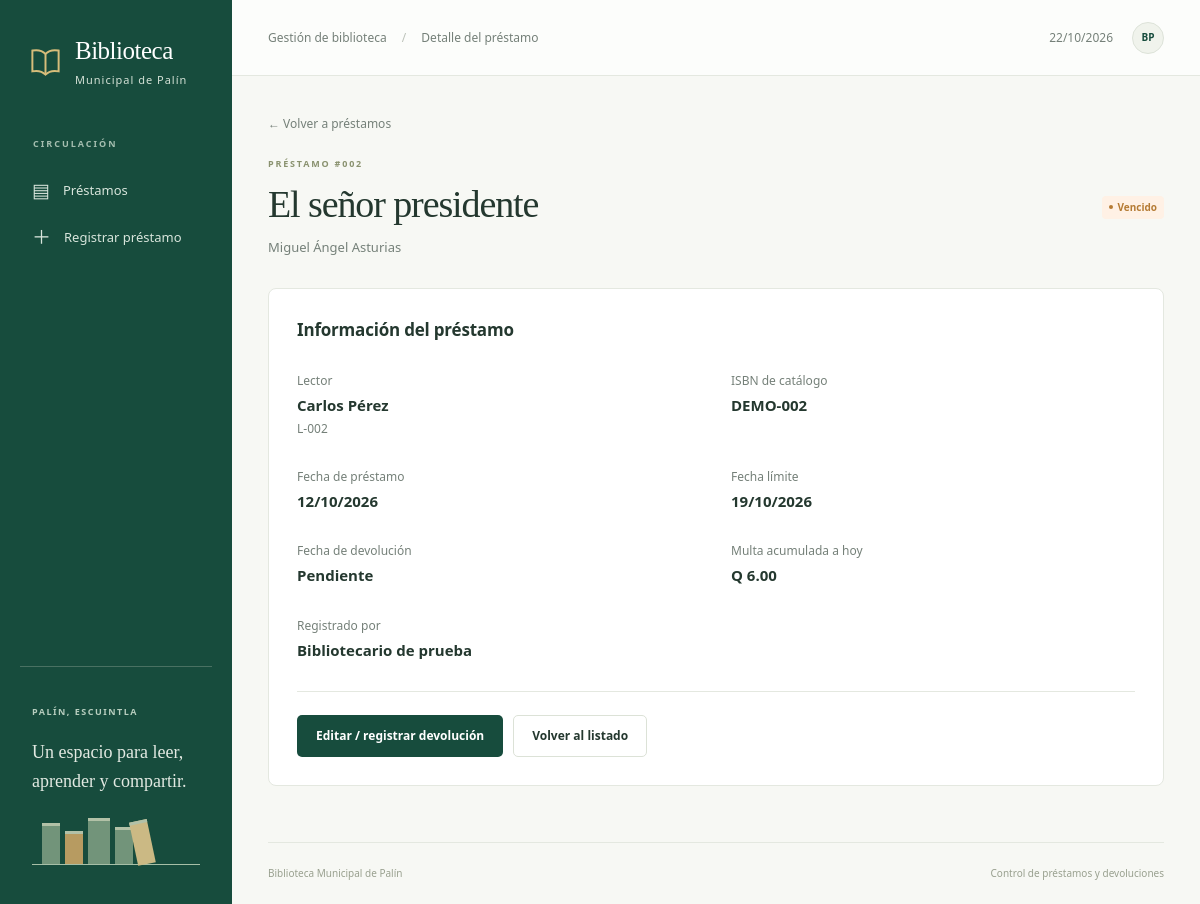
Page /index.php?c=prestamos&a=ver&id=2 on the committed database.
### tables this page shows
CREATE TABLE prestamos (
    id INT UNSIGNED AUTO_INCREMENT PRIMARY KEY,
    libro_id INT UNSIGNED NOT NULL,
    lector_id INT UNSIGNED NOT NULL,
    usuario_id INT UNSIGNED NOT NULL,
    fecha_prestamo DATE NOT NULL,
    fecha_limite DATE NOT NULL,
    fecha_devolucion DATE NULL,
    multa DECIMAL(10,2) NOT NULL DEFAULT 0.00,
    CONSTRAINT fk_prestamo_libro FOREIGN KEY (libro_id) REFERENCES libros(id) ON DELETE RESTRICT,
    CONSTRAINT fk_prestamo_lector FOREIGN KEY (lector_id) REFERENCES lectores(id) ON DELETE RESTRICT,
    CONSTRAINT fk_prestamo_usuario FOREIGN KEY (usuario_id) REFERENCES usuarios(id) ON DELETE RESTRICT,
    CONSTRAINT chk_plazo CHECK (fecha_limite = DATE_ADD(fecha_prestamo, INTERVAL 7 DAY)),
    CONSTRAINT chk_devolucion CHECK (fecha_devolucion IS NULL OR fecha_devolucion >= fecha_prestamo),
    CONSTRAINT chk_multa CHECK (multa >= 0),
    INDEX idx_libro_activo (libro_id,fecha_devolucion),
    INDEX idx_lector_activo (lector_id,fecha_devolucion,fecha_limite)
);

CREATE TABLE libros (
    id INT UNSIGNED AUTO_INCREMENT PRIMARY KEY,
    isbn VARCHAR(20) NOT NULL UNIQUE,
    titulo VARCHAR(150) NOT NULL,
    autor VARCHAR(150) NOT NULL,
    categoria VARCHAR(80) NOT NULL,
    anio SMALLINT UNSIGNED NOT NULL,
    ejemplares_totales INT NOT NULL,
    CONSTRAINT chk_ejemplares CHECK (ejemplares_totales >= 0),
    CONSTRAINT chk_anio CHECK (anio BETWEEN 1 AND 9999)
);

CREATE TABLE lectores (
    id INT UNSIGNED AUTO_INCREMENT PRIMARY KEY,
    carne VARCHAR(20) NOT NULL UNIQUE,
    nombre VARCHAR(120) NOT NULL,
    telefono VARCHAR(20) NULL,
    tipo ENUM('estudiante','vecino') NOT NULL,
    estado ENUM('activo','inactivo') NOT NULL DEFAULT 'activo'
);

CREATE TABLE usuarios (
    id INT UNSIGNED AUTO_INCREMENT PRIMARY KEY,
    usuario VARCHAR(50) NOT NULL UNIQUE,
    password_hash VARCHAR(255) NOT NULL,
    nombre VARCHAR(120) NOT NULL,
    rol ENUM('bibliotecario','auxiliar') NOT NULL,
    activo BOOLEAN NOT NULL DEFAULT TRUE,
    CONSTRAINT chk_usuario_activo CHECK (activo IN (0,1))
);

### config/bootstrap.php (called while the page is built, shortened)
<?php
function e(mixed $value): string
{
    return htmlspecialchars((string) $value, ENT_QUOTES | ENT_SUBSTITUTE, 'UTF-8');
}
function url(string $action = 'index', array $params = []): string
{
    return 'index.php?' . http_build_query(['c' => 'prestamos', 'a' => $action] + $params);
}
function render(string $view, array $viewData = []): void
{
    extract($viewData, EXTR_SKIP);
    require APP_ROOT . '/views/layout/header.php';
    require APP_ROOT . '/views/' . $view . '.php';
    require APP_ROOT . '/views/layout/footer.php';
}
function fecha(?string $date): string
{
    return $date ? (new DateTimeImmutable($date))->format('d/m/Y') : 'Pendiente';
}
function estado(array $prestamo): string
{
    return $prestamo['fecha_limite'] < date('Y-m-d') ? 'vencido' : 'activo';
}
function estado_texto(string $status): string
{
    return ['activo' => 'En curso', 'vencido' => 'Vencido', 'devuelto' => 'Devuelto'][$status];
}
function multa_visible(array $prestamo): float
{
    return $prestamo['fecha_devolucion'] !== null ? (float) $prestamo['multa']
        : Prestamo::calcularMulta($prestamo['fecha_limite'], date('Y-m-d'));
}

### index.php (called while the page is built, shortened)
<?php
require __DIR__.'/config/bootstrap.php';
$action=$_GET['a'] ?? 'index'; $controller=$_GET['c'] ?? 'prestamos';
try {
    $db=Conexion::conectar();
    $handler=new PrestamoController(new Prestamo($db),new Catalogo($db));
    $handler->$action();
} catch (Throwable $e) {
    error_log((string)$e); http_response_code(500);
    render('error',['title'=>'No pudimos completar la operación',
        'message'=>'Inténtalo de nuevo. Si el problema continúa, comprueba que el servidor de base de datos esté iniciado y que la instalación esté completa.']);
}

### models/Prestamo.php (called while the page is built, shortened)
<?php
final class Prestamo
{
    public function encontrar(int $id): ?array
    {
        $q = $this->db->prepare('SELECT p.*,l.titulo,l.autor,l.isbn,r.nombre AS lector,
            r.carne,u.nombre AS operador FROM prestamos p
            JOIN libros l ON l.id=p.libro_id JOIN lectores r ON r.id=p.lector_id
            JOIN usuarios u ON u.id=p.usuario_id WHERE p.id=?');
        $q->execute([$id]); return $q->fetch() ?: null;
    }
    public static function calcularMulta(string $limite, string $devolucion): float
    {
        $dias = (int) (new DateTimeImmutable($limite))->diff(new DateTimeImmutable($devolucion))->format('%r%a');
        return max(0, $dias) * 2.0;
    }
}

### views/prestamos/ver.php (the view)
<?php $status=estado($prestamo); ?>
<a class="back-link" href="<?= e(url()) ?>">← Volver a préstamos</a>
<div class="page-heading"><div><div class="eyebrow">PRÉSTAMO #<?= e(str_pad((string)$prestamo['id'],3,'0',STR_PAD_LEFT)) ?></div><h1><?= e($prestamo['titulo']) ?></h1><p><?= e($prestamo['autor']) ?></p></div><span class="status <?= e($status) ?>"><i aria-hidden="true"></i><?= e(estado_texto($status)) ?></span></div>
<section class="card detail-card"><h2>Información del préstamo</h2><dl class="detail-grid">
    <div><dt>Lector</dt><dd><?= e($prestamo['lector']) ?><small><?= e($prestamo['carne']) ?></small></dd></div><div><dt>ISBN de catálogo</dt><dd><?= e($prestamo['isbn']) ?></dd></div>
    <div><dt>Fecha de préstamo</dt><dd><?= e(fecha($prestamo['fecha_prestamo'])) ?></dd></div><div><dt>Fecha límite</dt><dd><?= e(fecha($prestamo['fecha_limite'])) ?></dd></div>
    <div><dt>Fecha de devolución</dt><dd><?= e(fecha($prestamo['fecha_devolucion'])) ?></dd></div><div><dt><?= $status==='devuelto'?'Multa registrada':'Multa acumulada a hoy' ?></dt><dd>Q <?= number_format(multa_visible($prestamo),2) ?></dd></div>
    <div><dt>Registrado por</dt><dd><?= e($prestamo['operador']) ?></dd></div>
</dl><div class="detail-actions"><a class="button primary" href="<?= e(url('editar',['id'=>$prestamo['id']])) ?>"><?= $status==='devuelto'?'Editar préstamo':'Editar / registrar devolución' ?></a><a class="button secondary" href="<?= e(url()) ?>">Volver al listado</a></div></section>

### public/css/app.css (style rules this page uses)
:root { --green:#174c3d; --green-dark:#103c30; --ink:#24382f; --muted:#758079; --paper:#f7f8f4; --border:#e4e8e0; --gold:#c59a4a; --red:#a8473c; --white:#fff; font-family:"Segoe UI",Arial,sans-serif; color:var(--ink); background:var(--paper); font-synthesis:none }
* { box-sizing:border-box }
body { margin:0; font-size:14px; line-height:1.5 }
a { color:var(--green); text-decoration:none }
button,a,input,select { -webkit-tap-highlight-color:transparent }
h1,h2,h3,p { margin-top:0 }
h1 { font-family:Georgia,"Times New Roman",serif; font-weight:500; font-size:38px; line-height:1.15; letter-spacing:-1.1px; margin-bottom:12px }
h2 { font-size:17px; font-weight:650; letter-spacing:-.2px; margin-bottom:5px }
p { color:var(--muted) }
small { display:block; color:var(--muted); font-size:12px; margin-top:3px }
dt { color:var(--muted); font-size:12px }
dd { margin:4px 0 0; font-weight:550 }
.eyebrow { font-size:9px; letter-spacing:1.8px; font-weight:650; color:#8a926f; margin-bottom:12px }
.page-heading { display:flex; justify-content:space-between; align-items:center; gap:24px; margin:2px 0 30px }
.page-heading p { margin-bottom:0; font-size:13px }
.button { border:1px solid transparent; display:inline-flex; gap:9px; align-items:center; justify-content:center; padding:11px 18px; font-size:12px; font-weight:600; border-radius:5px; white-space:nowrap; min-height:42px; line-height:1.35 }
.primary { color:white; background:var(--green) }
.secondary { background:white; border-color:#dce2d7; color:var(--ink) }
.back-link { font-size:12px; color:var(--muted); display:inline-block; margin-bottom:22px }
.card { background:white; border:1px solid var(--border); border-radius:8px; overflow:hidden }
.status { border-radius:4px; display:inline-flex; align-items:center; gap:5px; padding:5px 7px; font-size:10px; font-weight:600; white-space:nowrap; line-height:1.3 }
.status i { height:4px; width:4px; border-radius:50%; background:currentColor }
.status.vencido { background:#fff1e5; color:#b57b34 }
.detail-card { max-width:900px; padding:28px }
.detail-grid { display:grid; grid-template-columns:1fr 1fr; gap:30px; margin:30px 0 }
.detail-grid dd { font-size:15px }
.detail-grid dd small { font-weight:400 }
.detail-actions { display:flex; gap:10px; padding-top:23px; border-top:1px solid var(--border) }
@media (prefers-reduced-motion:no-preference) { .button,.nav-link { transition:background .15s,filter .15s } }

### rows in the picture
prestamos: id "002", libro.titulo "El señor presidente", libro.autor "Miguel Ángel Asturias", fecha_limite "Vencido", lector.nombre "Carlos Pérez", lector.carne "L-002", libro.isbn "DEMO-002", fecha_prestamo "12/10/2026", fecha_limite "19/10/2026", fecha_devolucion "Pendiente", multa_visible($prestamo) "6.00", usuario.nombre "Bibliotecario de prueba"

### other values in the picture
$title "Detalle del préstamo"
